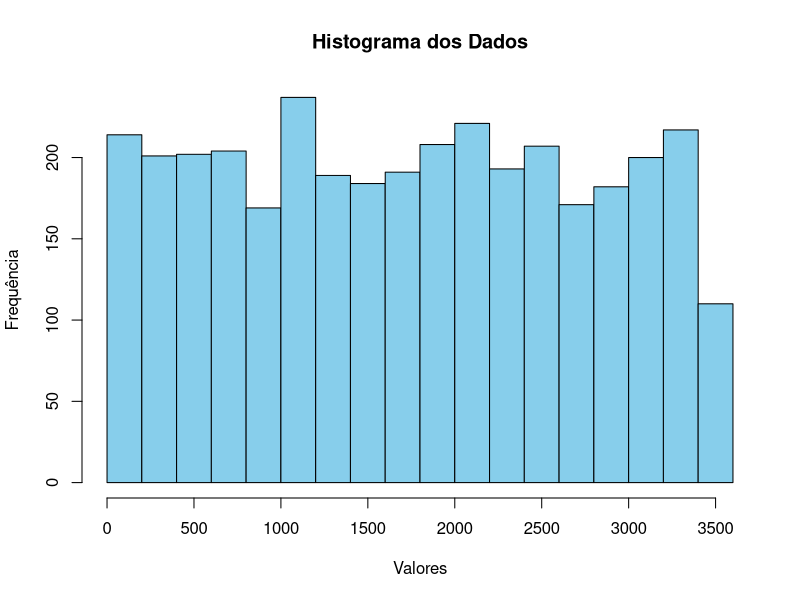

Generate this figure with R:
cat("Integrantes:\n")
cat("Beatriz Cabello - 551214\n")
cat("Julia Santos - 97986\n")
cat("Kauê Miziara - 550451\n\n")

# Aula 14

modes <- function(x) {
  ux <- unique(x)
  tab <- tabulate(match(x, ux))
  ux[tab == max(tab)]
}

a14 <- function(data) {
  media <- mean(data)
  mediana <- median(data)
  modas <- modes(data)
  cat("a) Média:", media, "\n")
  cat("a) Mediana:", mediana, "\n")
  cat("a) Modas:", modas, "\n")

  quartis <- quantile(data)
  q1 <- quartis[2]
  q3 <- quartis[4]
  cat("b) Primeiro quartil:", q1, "\n")
  cat("b) Terceiro quartil:", q3, "\n")

  p10 <- quantile(data, 0.10)
  p90 <- quantile(data, 0.90)
  cat("c) P10:", p10, "\n")
  cat("c) P90:", p90, "\n")

  variancia <- var(data)
  cat("d) Variância:", variancia, "\n")

  std <- sd(data)
  cat("e) Desvio-padrão:", std, "\n")

  coef_variacao <- (std / media) * 100
  cat("f) Coeficiente de variação:", coef_variacao, "%\n")

  n <- length(data)
  assimetria <- sum((data - media)^3) / ((n - 1) * (std^3))
  cat("g) Assimetria da curva:", assimetria, "\n")

  if (assimetria > 0) {
    cat("A distribuição possui assimetria positiva.\n")
  } else if (assimetria < 0) {
    cat("A distribuição possui assimetria negativa.\n")
  } else {
    cat("A distribuição é simétrica.\n")
  }

  cat("i) Histograma dos dados:\n")
  hist(data,
       main = "Histograma dos Dados",
       xlab = "Valores", ylab = "Frequência",
       col = "skyblue", border = "black")
}

cat("1. Crie um vetor com 3500 dados e calcule:\n")
data <- sample(0:3500, 3500, replace = TRUE)
a14(data)
